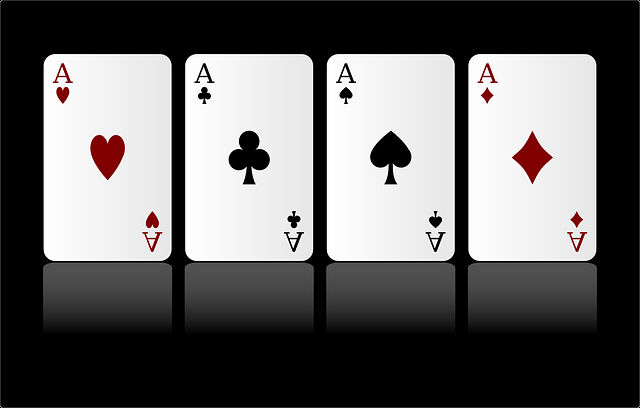
#> input picture 12.image-detection/card.png, 640 x 408 px
$ jupyter execute 'image-detection(contour).ipynb'
#> lines starting #> are read from the running program, lines starting #| are printed output that depends on the picture; after the words box and inside, x2 and y2 are one past the last pixel; in counts of white or black regions, pixels touching at a corner belong together
# 18. 이미지 검출 (윤곽선)

## 윤곽선 (Contour) : 경계선을 연결한 선

예제 이미지 : https://pixabay.com/images/id-161404/
크기 : 640 x 408
파일명 : card.png

[cell 1]
import cv2
img = cv2.imread('card.png')
#> img is the input picture: shape (408, 640, 3); mean B, G, R 100.5, 100.5, 101.9
target_img = img.copy() # 사본 이미지

gray = cv2.cvtColor(img, cv2.COLOR_BGR2GRAY)
ret, otsu = cv2.threshold(gray, -1, 255, cv2.THRESH_BINARY | cv2.THRESH_OTSU)
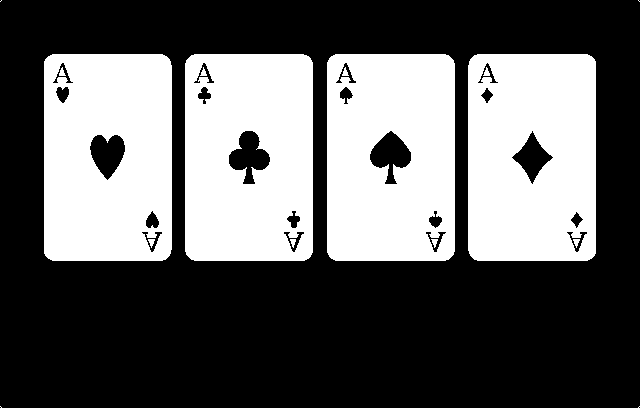
#> otsu: shape (408, 640); 38.1% white; 16 white regions (4 under 20 px)
#> ret = 128

contours, hierarchy = cv2.findContours(otsu, cv2.RETR_LIST, cv2.CHAIN_APPROX_NONE) # 윤곽선 검출
#> contours = 36 contours, 4 with area under 20; largest, box (x1, y1, x2, y2) and area: (327, 54, 455, 261) 26057, (468, 54, 596, 261) 26056, (185, 54, 313, 261) 26056, (44, 54, 172, 261) 26054, (228, 130, 271, 185) 1276
# 윤곽선 정보, 계층 구조
# 이미지, 윤곽선 찾는 모드 (mode), 윤곽선 찾을때 사용하는 근사치 방법 (method) : CHAIN_APPROX_NONE, CHAIN_APPROX_SIMPLE

COLOR = (0, 200, 0) # 녹색
cv2.drawContours(target_img, contours, -1, COLOR, 2) # 윤곽선 그리기
# 대상 이미지, 윤곽선 정보, 인덱스 (-1 이면 전체), 색깔, 두께

cv2.imshow('img', img)
cv2.imshow('gray', gray)
cv2.imshow('otsu', otsu)
cv2.imshow('contour', target_img)

cv2.waitKey(0)
cv2.destroyAllWindows()

### 윤곽선 찾기 모드
1. cv2.RETR_EXTERNAL : 가장 외곽의 윤곽선만 찾음
1. cv2.RETR_LIST : 모든 윤곽선 찾음 (계층 정보 없음)
1. cv2.RETR_TREE : 모든 윤곽선 찾음 (계층 정보를 트리 구조로 생성)

[cell 2]
import cv2
img = cv2.imread('card.png')
target_img = img.copy() # 사본 이미지

gray = cv2.cvtColor(img, cv2.COLOR_BGR2GRAY)
ret, otsu = cv2.threshold(gray, -1, 255, cv2.THRESH_BINARY | cv2.THRESH_OTSU)

# contours, hierarchy = cv2.findContours(otsu, cv2.RETR_LIST, cv2.CHAIN_APPROX_NONE)
contours, hierarchy = cv2.findContours(otsu, cv2.RETR_EXTERNAL, cv2.CHAIN_APPROX_NONE)
#> contours = 8 contours, 4 with area under 20; largest, box (x1, y1, x2, y2) and area: (327, 54, 455, 261) 26057, (468, 54, 596, 261) 26056, (185, 54, 313, 261) 26056, (44, 54, 172, 261) 26054
# contours, hierarchy = cv2.findContours(otsu, cv2.RETR_TREE, cv2.CHAIN_APPROX_NONE)
# print(hierarchy)
# print(f'총 발견 갯수 : {len(contours)}')

COLOR = (0, 200, 0) # 녹색
cv2.drawContours(target_img, contours, -1, COLOR, 2)
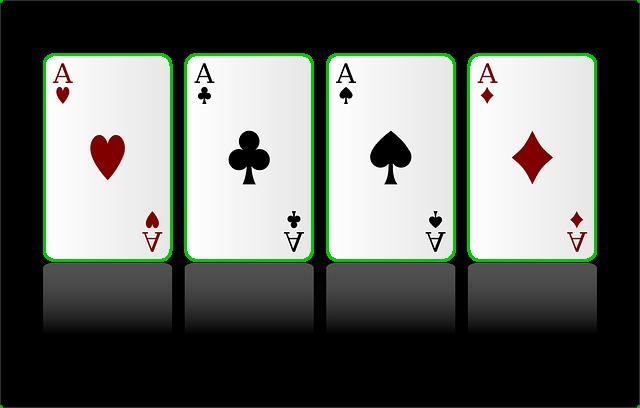
#> target_img: shape (408, 640, 3); mean B, G, R 95.6, 101.7, 97

cv2.imshow('img', img)
cv2.imshow('gray', gray)
cv2.imshow('otsu', otsu)
cv2.imshow('contour', target_img)

cv2.waitKey(0)
cv2.destroyAllWindows()

## 경계 사각형
윤곽선의 경계면을 둘러싸는 사각형
> boundingRect()

[cell 3]
import cv2
img = cv2.imread('card.png')
target_img = img.copy() # 사본 이미지

gray = cv2.cvtColor(img, cv2.COLOR_BGR2GRAY)
ret, otsu = cv2.threshold(gray, -1, 255, cv2.THRESH_BINARY | cv2.THRESH_OTSU)
contours, hierarchy = cv2.findContours(otsu, cv2.RETR_LIST, cv2.CHAIN_APPROX_NONE)
#> contours = 36 contours, 4 with area under 20; largest, box (x1, y1, x2, y2) and area: (327, 54, 455, 261) 26057, (468, 54, 596, 261) 26056, (185, 54, 313, 261) 26056, (44, 54, 172, 261) 26054, (228, 130, 271, 185) 1276

COLOR = (0, 200, 0) # 녹색

for cnt in contours:
    x, y, width, height = cv2.boundingRect(cnt)
    cv2.rectangle(target_img, (x, y), (x + width, y + height), COLOR, 2) # 사각형 그림
#> this loop made 36 passes
#> (x, y, width, height) on passes 3 to 14: (573, 239, 7, 9), (431, 239, 7, 9), (290, 239, 6, 9), (148, 239, 7, 9), (566, 231, 22, 22), (425, 231, 22, 22), (283, 231, 22, 22), (141, 231, 22, 22), (570, 211, 14, 18), (428, 210, 15, 19), (286, 210, 15, 19), (145, 210, 15, 19)
#> (cnt, x, y, width, height) on passes 1, 2, 35, 36: ([[639, 406], [638, 407]], 638, 406, 2, 2), ([[0, 406], [1, 407]], 0, 406, 2, 2), ([[638, 0], [639, 1]], 638, 0, 2, 2), ([[1, 0], [0, 1]], 0, 0, 2, 2)
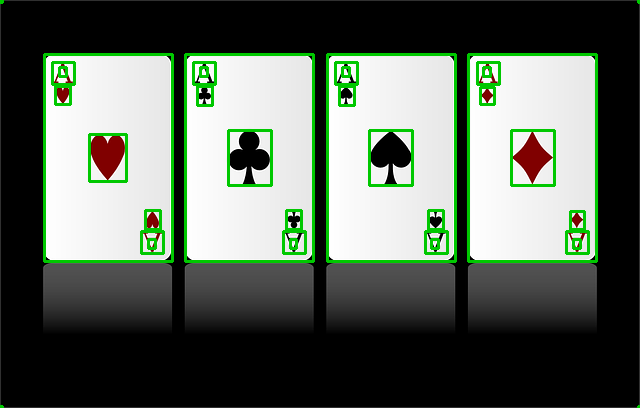
#> target_img: shape (408, 640, 3); 5.59% of pixels changed, all inside (x1, y1, x2, y2) = (0, 0, 640, 408)

cv2.imshow('img', img)
cv2.imshow('gray', gray)
cv2.imshow('otsu', otsu)
cv2.imshow('contour', target_img)

cv2.waitKey(0)
cv2.destroyAllWindows()

## 면적
> contourArea()

[cell 4]
import cv2
img = cv2.imread('card.png')
target_img = img.copy() # 사본 이미지

gray = cv2.cvtColor(img, cv2.COLOR_BGR2GRAY)
ret, otsu = cv2.threshold(gray, -1, 255, cv2.THRESH_BINARY | cv2.THRESH_OTSU)
contours, hierarchy = cv2.findContours(otsu, cv2.RETR_LIST, cv2.CHAIN_APPROX_NONE)

COLOR = (0, 200, 0) # 녹색

for cnt in contours:
    if cv2.contourArea(cnt) > 25000:
        x, y, width, height = cv2.boundingRect(cnt)
        cv2.rectangle(target_img, (x, y), (x + width, y + height), COLOR, 2) # 사각형 그림
#> this loop made 36 passes
#> x on passes 31 to 34: 468, 327, 185, 44
#> cnt on passes 1, 2, 35, 36: [[639, 406], [638, 407]], [[0, 406], [1, 407]], [[638, 0], [639, 1]], [[1, 0], [0, 1]]
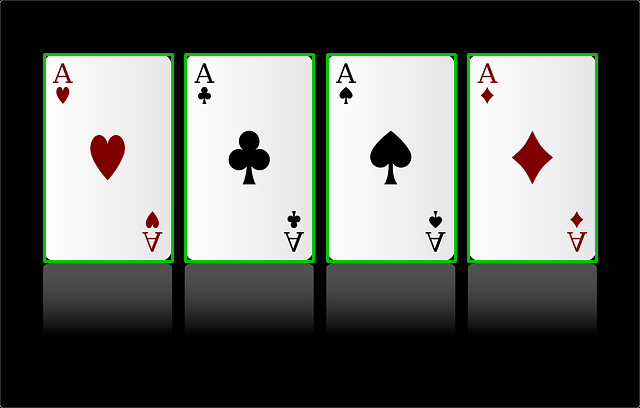
#> target_img: shape (408, 640, 3); 3.07% of pixels changed, all inside (x1, y1, x2, y2) = (43, 53, 598, 263)

cv2.imshow('img', img)
cv2.imshow('contour', target_img)

cv2.waitKey(0)
cv2.destroyAllWindows()

## 미니 프로젝트 : 개별 카드 추출해서 파일 저장

[cell 5]
import cv2
img = cv2.imread('card.png')
target_img = img.copy() # 사본 이미지

gray = cv2.cvtColor(img, cv2.COLOR_BGR2GRAY)
ret, otsu = cv2.threshold(gray, -1, 255, cv2.THRESH_BINARY | cv2.THRESH_OTSU)
contours, hierarchy = cv2.findContours(otsu, cv2.RETR_LIST, cv2.CHAIN_APPROX_NONE)

COLOR = (0, 200, 0) # 녹색

idx = 1
for cnt in contours:
    if cv2.contourArea(cnt) > 25000:
        x, y, width, height = cv2.boundingRect(cnt)
        cv2.rectangle(target_img, (x, y), (x + width, y + height), COLOR, 2) # 사각형 그림

        crop = img[y:y+height, x:x+width]
        cv2.imshow(f'card_crop_{idx}', crop)
        cv2.imwrite(f'card_crop_{idx}.png', crop) # 파일 저장
        idx += 1
#> after the loop, idx = 5

cv2.imshow('img', img)
cv2.imshow('contour', target_img)

cv2.waitKey(0)
cv2.destroyAllWindows()
